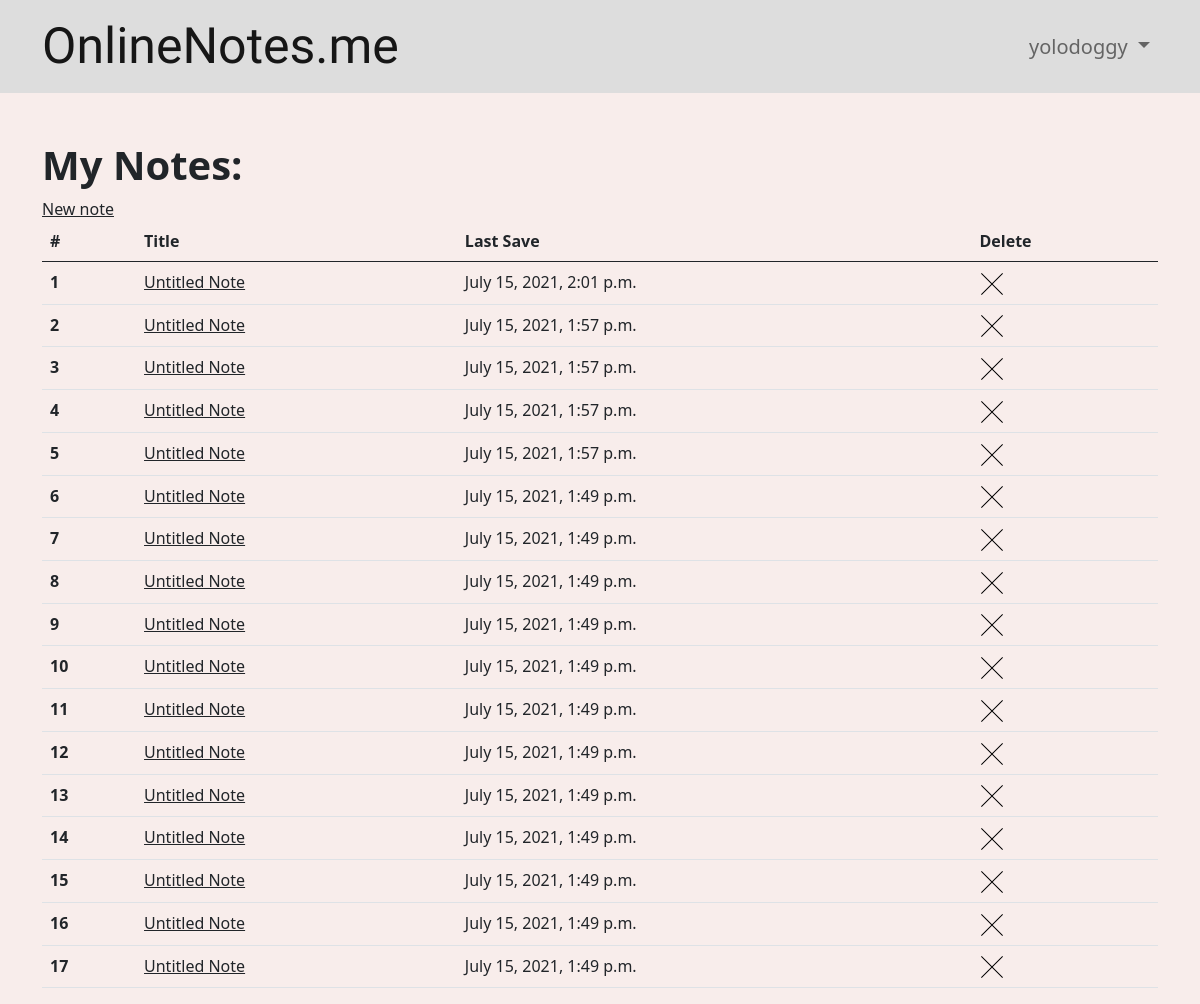
Screenshot of /notes/ (signed in) with the database file from the repository.
### notes_app/models.py (models this page shows, shortened)
class Note(models.Model):
    user = models.ForeignKey(User, on_delete=models.CASCADE)
    title = models.CharField(max_length=128, default='Untitled Note')
    content = models.TextField(null=True, blank=True)
    create_time = models.DateTimeField()
    last_save_time = models.DateTimeField()
    class Meta:
        ordering = ['-last_save_time']

### notes_app/views.py (the view)
# urls.py: path('notes/', my_views.NoteList.as_view(), name='notes'),
class NoteList(LoginRequiredMixin, ListView):
    template_name = 'notes_app/notes.html'
    model = mod.Note
    context_object_name = 'notes'
    def get_context_data(self, **kwargs):
        context = super().get_context_data(**kwargs)
        context['notes'] = context['notes'].filter(user=self.request.user)
        return context

### templates/notes_app/notes.html
<!DOCTYPE html>
{% extends 'notes_app/base.html' %}
{% load static %}
{% block body_content %}
<div class="mt-5">
    <h1 class="fw-bold">My Notes: </h1>
    <a href="{% url 'note-create' %}" class="link-dark">New note</a>
    <table class="table">
        <thead>
            <tr>
                <th>#</th>
                <th>Title</th>
                <th>Last Save</th>
                <th>Delete</th>
            </tr>
        </thead>
        <tbody>
            {% for note in notes %}
            <tr>
                <td><strong>{{ forloop.counter }}</strong></td>
                <td><a class="link-dark" href="{% url 'note' note.pk %}">{{ note.title }}</a></td>
                <td>{{ note.last_save_time }}</td>
                <td> <a href="{% url 'note-delete' note.pk %}"><img src="{% static 'icons/delete.svg' %}" alt="Delete"></a></td>
            </tr>
            {% endfor %}
        </tbody>
    </table>
</div>
{% endblock %}

### templates/notes_app/base.html (shortened to what this page needs)
<!DOCTYPE html>
{% load static %}
<html lang="en">
<head>
    <link href="https://cdn.jsdelivr.net/npm/bootstrap@5.0.2/dist/css/bootstrap.min.css" rel="stylesheet"
>
    <link rel="stylesheet" href="{% static 'css/styles.css' %}">
</head>
<body class="bg-white1">
    <nav class="navbar navbar-expand-lg bg-white2 navbar-light p-1">
        <div class="container">
            <a class="navbar-brand brand-text" href="{% url 'notes' %}">OnlineNotes.me</a>
            {% if user.is_authenticated %}
                <ul class="navbar-nav">
                    <li class="nav-item dropdown">
                        <a class="nav-link dropdown-toggle fs-5" href="#" id="navbarDropdown" role="button" data-bs-toggle="dropdown">
                            {{ user }}
                        </a>
                    </li>
                </ul>
            {% else %}
                <a class="text-decoration-none" href="{% url 'login' %}">
                    <button class="btn btn-dark btn-lg color-white2 fw-bold">Sign In</button>
                </a>
            {% endif %}
        </div>
    </nav>
    <div class="container">
        {% block body_content %}{% endblock %}
    </div>
</body>
</html>

### static/css/styles.css (style rules this page uses)
.bg-white1 { background-color: #f8edeb; }
.bg-white2 { background-color: #dddddd; }
.brand-text { font-family: "Yanone Kaffeesatz", sans-serif; font-size: 50px; }

### rows the page displays
Note: title "Untitled Note", last_save_time "July 15, 2021, 2:01 p.m."
Note: title "Untitled Note", last_save_time "July 15, 2021, 1:57 p.m."
Note: title "Untitled Note", last_save_time "July 15, 2021, 1:57 p.m."
Note: title "Untitled Note", last_save_time "July 15, 2021, 1:57 p.m."
Note: title "Untitled Note", last_save_time "July 15, 2021, 1:57 p.m."
Note: title "Untitled Note", last_save_time "July 15, 2021, 1:49 p.m."
Note: title "Untitled Note", last_save_time "July 15, 2021, 1:49 p.m."
Note: title "Untitled Note", last_save_time "July 15, 2021, 1:49 p.m."
Note: title "Untitled Note", last_save_time "July 15, 2021, 1:49 p.m."
Note: title "Untitled Note", last_save_time "July 15, 2021, 1:49 p.m."
Note: title "Untitled Note", last_save_time "July 15, 2021, 1:49 p.m."
Note: title "Untitled Note", last_save_time "July 15, 2021, 1:49 p.m."
Note: title "Untitled Note", last_save_time "July 15, 2021, 1:49 p.m."
Note: title "Untitled Note", last_save_time "July 15, 2021, 1:49 p.m."
Note: title "Untitled Note", last_save_time "July 15, 2021, 1:49 p.m."
Note: title "Untitled Note", last_save_time "July 15, 2021, 1:49 p.m."
Note: title "Untitled Note", last_save_time "July 15, 2021, 1:49 p.m."

### other values shown
{{ user }} "yolodoggy"
